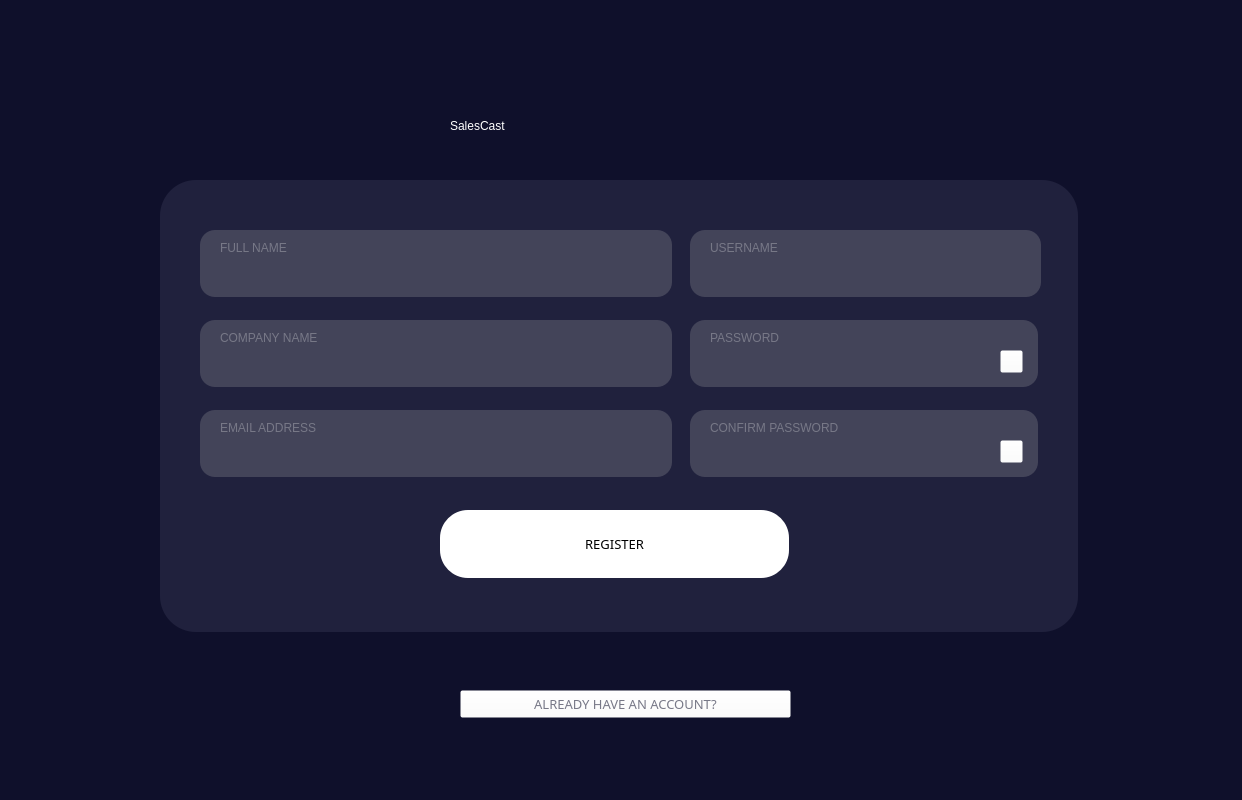
<?xml version="1.0" encoding="UTF-8"?>
<ui version="4.0">
 <class>MainWindow</class>
 <widget class="QDialog" name="MainWindow">
  <property name="geometry">
   <rect>
    <x>0</x>
    <y>0</y>
    <width>1242</width>
    <height>800</height>
   </rect>
  </property>
  <property name="minimumSize">
   <size>
    <width>1242</width>
    <height>800</height>
   </size>
  </property>
  <property name="maximumSize">
   <size>
    <width>1242</width>
    <height>800</height>
   </size>
  </property>
  <property name="windowTitle">
   <string>MainWindow</string>
  </property>
  <property name="styleSheet">
   <string notr="true">QMainWindow#MainWindow{
background-color: rgb(15, 16, 43);
}

</string>
  </property>
  <widget class="QWidget" name="centralwidget" native="true">
   <property name="geometry">
    <rect>
     <x>0</x>
     <y>0</y>
     <width>1242</width>
     <height>800</height>
    </rect>
   </property>
   <property name="styleSheet">
    <string notr="true">QWidget#centralwidget{
background-color: rgb(15, 16, 43);
}</string>
   </property>
   <widget class="QWidget" name="widget" native="true">
    <property name="geometry">
     <rect>
      <x>0</x>
      <y>0</y>
      <width>1242</width>
      <height>800</height>
     </rect>
    </property>
    <property name="styleSheet">
     <string notr="true">QWidget#widget{
background-color: rgb(15, 16, 43);
}</string>
    </property>
    <widget class="QLabel" name="label">
     <property name="geometry">
      <rect>
       <x>450</x>
       <y>90</y>
       <width>331</width>
       <height>71</height>
      </rect>
     </property>
     <property name="styleSheet">
      <string notr="true">
font: 75 40pt &quot;Arial Rounded MT Bold&quot;; 
color: rgb(255, 255, 255);</string>
     </property>
     <property name="text">
      <string>SalesCast</string>
     </property>
    </widget>
    <widget class="QFrame" name="frame">
     <property name="geometry">
      <rect>
       <x>160</x>
       <y>180</y>
       <width>918</width>
       <height>452</height>
      </rect>
     </property>
     <property name="styleSheet">
      <string notr="true">QFrame#frame{
border-radius: 36px;
background-color: rgb(32, 33, 61);
}
</string>
     </property>
     <property name="frameShape">
      <enum>QFrame::StyledPanel</enum>
     </property>
     <property name="frameShadow">
      <enum>QFrame::Raised</enum>
     </property>
     <widget class="QPushButton" name="registerButton2">
      <property name="geometry">
       <rect>
        <x>280</x>
        <y>330</y>
        <width>349</width>
        <height>68</height>
       </rect>
      </property>
      <property name="minimumSize">
       <size>
        <width>349</width>
        <height>68</height>
       </size>
      </property>
      <property name="maximumSize">
       <size>
        <width>349</width>
        <height>68</height>
       </size>
      </property>
      <property name="font">
       <font>
        <family>Montserrat SemiBold</family>
        <pointsize>10</pointsize>
        <weight>9</weight>
        <italic>false</italic>
        <bold>false</bold>
       </font>
      </property>
      <property name="styleSheet">
       <string notr="true">
border-radius: 28px;
font: 75 10pt &quot;Montserrat SemiBold&quot;;
background-color: rgb(255, 255, 255);

</string>
      </property>
      <property name="text">
       <string>REGISTER</string>
      </property>
      <property name="icon">
       <iconset resource="ICONS.qrc">
        <normaloff>:/ARROW/RESOURCE/next.png</normaloff>:/ARROW/RESOURCE/next.png</iconset>
      </property>
     </widget>
     <widget class="QLineEdit" name="textboxFN">
      <property name="geometry">
       <rect>
        <x>40</x>
        <y>50</y>
        <width>472</width>
        <height>67</height>
       </rect>
      </property>
      <property name="styleSheet">
       <string notr="true">height: 90px;
font: 10pt &quot;Montserrat Bold&quot;;
width: 629px;
left: 406px;
top: 368px;
border-radius: 15px;
padding:20px;
padding-top:30px;
color: rgb(247, 247, 247);
background-color: rgb(67, 68, 89);

</string>
      </property>
      <property name="text">
       <string/>
      </property>
     </widget>
     <widget class="QLabel" name="label_2">
      <property name="geometry">
       <rect>
        <x>60</x>
        <y>60</y>
        <width>81</width>
        <height>16</height>
       </rect>
      </property>
      <property name="styleSheet">
       <string notr="true">color: rgb(119, 120, 135);
font: 57 8pt &quot;Montserrat Medium&quot;;</string>
      </property>
      <property name="text">
       <string>FULL NAME</string>
      </property>
     </widget>
     <widget class="QLineEdit" name="textboxCN">
      <property name="geometry">
       <rect>
        <x>40</x>
        <y>140</y>
        <width>472</width>
        <height>67</height>
       </rect>
      </property>
      <property name="styleSheet">
       <string notr="true">height: 90px;
font: 10pt &quot;Montserrat Bold&quot;;
width: 629px;
left: 406px;
top: 368px;
border-radius: 15px;
padding:20px;
padding-top:30px;
color: rgb(247, 247, 247);
background-color: rgb(67, 68, 89);

</string>
      </property>
      <property name="text">
       <string/>
      </property>
     </widget>
     <widget class="QLabel" name="label_3">
      <property name="geometry">
       <rect>
        <x>60</x>
        <y>150</y>
        <width>121</width>
        <height>16</height>
       </rect>
      </property>
      <property name="styleSheet">
       <string notr="true">color: rgb(119, 120, 135);
font: 57 8pt &quot;Montserrat Medium&quot;;</string>
      </property>
      <property name="text">
       <string>COMPANY NAME</string>
      </property>
     </widget>
     <widget class="QLineEdit" name="textboxEA">
      <property name="geometry">
       <rect>
        <x>40</x>
        <y>230</y>
        <width>472</width>
        <height>67</height>
       </rect>
      </property>
      <property name="styleSheet">
       <string notr="true">height: 90px;
font: 10pt &quot;Montserrat Bold&quot;;
width: 629px;
left: 406px;
top: 368px;
border-radius: 15px;
padding:20px;
padding-top:30px;
color: rgb(247, 247, 247);
background-color: rgb(67, 68, 89);

</string>
      </property>
      <property name="text">
       <string/>
      </property>
     </widget>
     <widget class="QLabel" name="label_4">
      <property name="geometry">
       <rect>
        <x>60</x>
        <y>240</y>
        <width>121</width>
        <height>16</height>
       </rect>
      </property>
      <property name="styleSheet">
       <string notr="true">color: rgb(119, 120, 135);
font: 57 8pt &quot;Montserrat Medium&quot;;</string>
      </property>
      <property name="text">
       <string>EMAIL ADDRESS</string>
      </property>
     </widget>
     <widget class="QLineEdit" name="textboxU">
      <property name="geometry">
       <rect>
        <x>530</x>
        <y>50</y>
        <width>351</width>
        <height>67</height>
       </rect>
      </property>
      <property name="styleSheet">
       <string notr="true">height: 90px;
font: 10pt &quot;Montserrat Bold&quot;;
width: 629px;
left: 406px;
top: 368px;
border-radius: 15px;
padding:20px;
padding-top:30px;
color: rgb(247, 247, 247);
background-color: rgb(67, 68, 89);

</string>
      </property>
      <property name="text">
       <string/>
      </property>
     </widget>
     <widget class="QLineEdit" name="textboxP">
      <property name="geometry">
       <rect>
        <x>530</x>
        <y>140</y>
        <width>348</width>
        <height>67</height>
       </rect>
      </property>
      <property name="styleSheet">
       <string notr="true">height: 90px;
font: 10pt &quot;Montserrat Bold&quot;;
width: 629px;
left: 406px;
top: 368px;
border-radius: 15px;
padding:20px;
padding-top:30px;
color: rgb(247, 247, 247);
background-color: rgb(67, 68, 89);

</string>
      </property>
      <property name="text">
       <string/>
      </property>
     </widget>
     <widget class="QLabel" name="label_5">
      <property name="geometry">
       <rect>
        <x>550</x>
        <y>60</y>
        <width>81</width>
        <height>16</height>
       </rect>
      </property>
      <property name="styleSheet">
       <string notr="true">color: rgb(119, 120, 135);
font: 57 8pt &quot;Montserrat Medium&quot;;</string>
      </property>
      <property name="text">
       <string>USERNAME</string>
      </property>
     </widget>
     <widget class="QLabel" name="label_6">
      <property name="geometry">
       <rect>
        <x>550</x>
        <y>150</y>
        <width>81</width>
        <height>16</height>
       </rect>
      </property>
      <property name="styleSheet">
       <string notr="true">color: rgb(119, 120, 135);
font: 57 8pt &quot;Montserrat Medium&quot;;</string>
      </property>
      <property name="text">
       <string>PASSWORD</string>
      </property>
     </widget>
     <widget class="QPushButton" name="pushButton">
      <property name="geometry">
       <rect>
        <x>840</x>
        <y>170</y>
        <width>23</width>
        <height>23</height>
       </rect>
      </property>
      <property name="minimumSize">
       <size>
        <width>17</width>
        <height>17</height>
       </size>
      </property>
      <property name="maximumSize">
       <size>
        <width>23</width>
        <height>23</height>
       </size>
      </property>
      <property name="styleSheet">
       <string notr="true">
background-color: rgba(255, 255, 255, 0);
min-width: 15px;
min-height: 15px;</string>
      </property>
      <property name="text">
       <string/>
      </property>
      <property name="icon">
       <iconset resource="ICONS.qrc">
        <normaloff>:/ARROW/RESOURCE/view.png</normaloff>:/ARROW/RESOURCE/view.png</iconset>
      </property>
      <property name="iconSize">
       <size>
        <width>23</width>
        <height>23</height>
       </size>
      </property>
     </widget>
     <widget class="QLabel" name="label_7">
      <property name="geometry">
       <rect>
        <x>550</x>
        <y>240</y>
        <width>171</width>
        <height>16</height>
       </rect>
      </property>
      <property name="styleSheet">
       <string notr="true">color: rgb(119, 120, 135);
font: 57 8pt &quot;Montserrat Medium&quot;;</string>
      </property>
      <property name="text">
       <string>CONFIRM PASSWORD</string>
      </property>
     </widget>
     <widget class="QPushButton" name="pushButton_2">
      <property name="geometry">
       <rect>
        <x>840</x>
        <y>260</y>
        <width>23</width>
        <height>23</height>
       </rect>
      </property>
      <property name="minimumSize">
       <size>
        <width>17</width>
        <height>17</height>
       </size>
      </property>
      <property name="maximumSize">
       <size>
        <width>23</width>
        <height>23</height>
       </size>
      </property>
      <property name="styleSheet">
       <string notr="true">
background-color: rgba(255, 255, 255, 0);
min-width: 15px;
min-height: 15px;</string>
      </property>
      <property name="text">
       <string/>
      </property>
      <property name="icon">
       <iconset resource="ICONS.qrc">
        <normaloff>:/ARROW/RESOURCE/view.png</normaloff>:/ARROW/RESOURCE/view.png</iconset>
      </property>
      <property name="iconSize">
       <size>
        <width>23</width>
        <height>23</height>
       </size>
      </property>
     </widget>
     <widget class="QLineEdit" name="textboxP_2">
      <property name="geometry">
       <rect>
        <x>530</x>
        <y>230</y>
        <width>348</width>
        <height>67</height>
       </rect>
      </property>
      <property name="styleSheet">
       <string notr="true">height: 90px;
font: 10pt &quot;Montserrat Bold&quot;;
width: 629px;
left: 406px;
top: 368px;
border-radius: 15px;
padding:20px;
padding-top:30px;
color: rgb(247, 247, 247);
background-color: rgb(67, 68, 89);

</string>
      </property>
      <property name="text">
       <string/>
      </property>
     </widget>
     <zorder>textboxP_2</zorder>
     <zorder>textboxP</zorder>
     <zorder>registerButton2</zorder>
     <zorder>textboxFN</zorder>
     <zorder>label_2</zorder>
     <zorder>textboxCN</zorder>
     <zorder>label_3</zorder>
     <zorder>textboxEA</zorder>
     <zorder>label_4</zorder>
     <zorder>textboxU</zorder>
     <zorder>label_5</zorder>
     <zorder>label_6</zorder>
     <zorder>pushButton</zorder>
     <zorder>label_7</zorder>
     <zorder>pushButton_2</zorder>
    </widget>
    <widget class="QPushButton" name="alreadyhaveButton">
     <property name="geometry">
      <rect>
       <x>460</x>
       <y>690</y>
       <width>331</width>
       <height>28</height>
      </rect>
     </property>
     <property name="font">
      <font>
       <family>Montserrat SemiBold</family>
       <pointsize>10</pointsize>
       <weight>9</weight>
       <italic>false</italic>
       <bold>false</bold>
      </font>
     </property>
     <property name="styleSheet">
      <string notr="true">font: 75 10pt &quot;Montserrat SemiBold&quot;;
color: rgb(119, 120, 135);
background-color: rgba(255, 255, 255, 0);</string>
     </property>
     <property name="text">
      <string>ALREADY HAVE AN ACCOUNT?</string>
     </property>
    </widget>
    <widget class="QLabel" name="ERROR">
     <property name="geometry">
      <rect>
       <x>390</x>
       <y>650</y>
       <width>461</width>
       <height>31</height>
      </rect>
     </property>
     <property name="styleSheet">
      <string notr="true">color: rgb(244, 67, 54);
font: 57 8pt &quot;Montserrat SemiBold&quot;;</string>
     </property>
     <property name="text">
      <string/>
     </property>
    </widget>
    <zorder>frame</zorder>
    <zorder>label</zorder>
    <zorder>alreadyhaveButton</zorder>
    <zorder>ERROR</zorder>
   </widget>
  </widget>
 </widget>
 <resources>
  <include location="ICONS.qrc"/>
 </resources>
 <connections/>
</ui>
